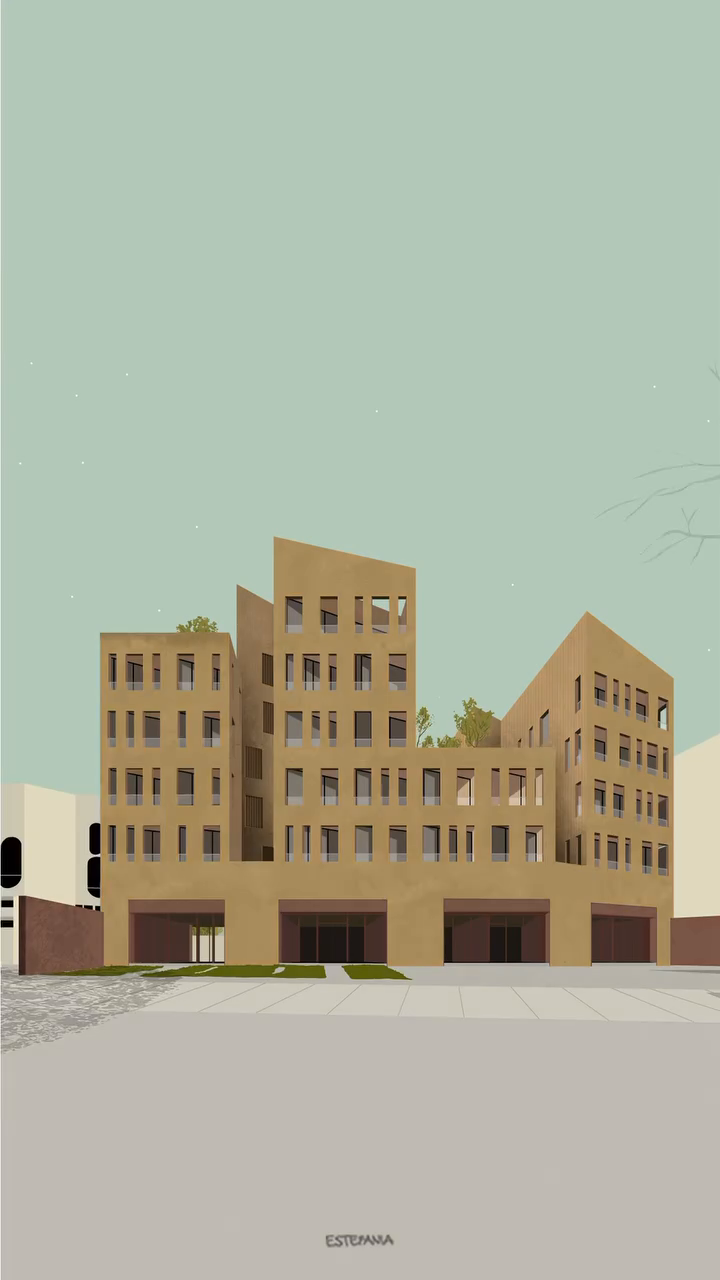
#> input picture frame 9 of labo8/prueba.mp4, 720 x 1280 px, given in place of bouncing.mp4, which was not available
$ python ejercicio3_lab9_vis.py
#> lines starting #> are read from the running program, lines starting #| are printed output that depends on the picture; after the words box and inside, x2 and y2 are one past the last pixel; in counts of white or black regions, pixels touching at a corner belong together; pictures that were not available may be replaced by others from this repository, and a replacement may not be noted
import cv2
ruta_video = 'bouncing.mp4'
captura = cv2.VideoCapture(ruta_video)

sustractor_fondo = cv2.createBackgroundSubtractorKNN() # Crear el sustractor de fondo KNN

while captura.isOpened():
    ret, cuadro = captura.read()
#> cuadro is the input picture: shape (1280, 720, 3); mean B, G, R 159.3, 177.7, 173.3
    if not ret:
        break


    mascara_fg = sustractor_fondo.apply(cuadro) # Aplicar sustracción de fondo
#> mascara_fg: shape (1280, 720); every value is 255


    contornos, _ = cv2.findContours(mascara_fg, cv2.RETR_EXTERNAL, cv2.CHAIN_APPROX_SIMPLE) # Encontrar contornos en la máscara binaria generada
#> contornos = [[[0, 0], [0, 1279], [719, 1279], [719, 0]]]


    for contorno in contornos: # Dibujar contornos en el marco original

        if cv2.contourArea(contorno) < 500: # Filtrar contornos pequeños para evitar detección de ruido
            continue

        cv2.drawContours(cuadro, [contorno], -1, (0, 255, 0), 2) # Dibujar el contorno en color verde
#> this loop made 1 pass
#> contorno on pass 1: [[0, 0], [0, 1279], [719, 1279], [719, 0]]
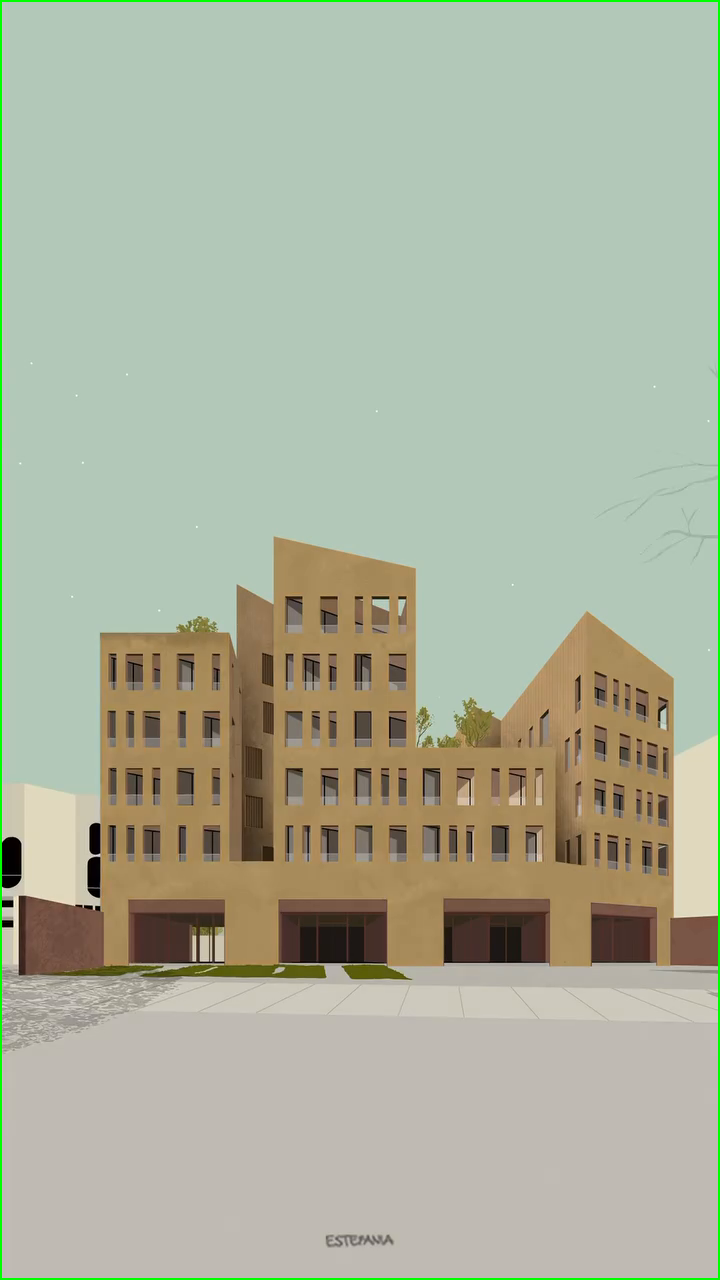
#> cuadro: shape (1280, 720, 3); 0.87% of pixels changed, all inside (x1, y1, x2, y2) = (0, 0, 720, 1280)


    cv2.imshow('Objetos en Movimiento - Contornos', cuadro) # Mostrar el marco original con los contornos dibujados


    if cv2.waitKey(30) == ord('q'):
#> (key q is pressed here)
        break

captura.release() # Liberar el objeto de video
cv2.destroyAllWindows() # Cerrar ventanas

$ run again, starting later in the video
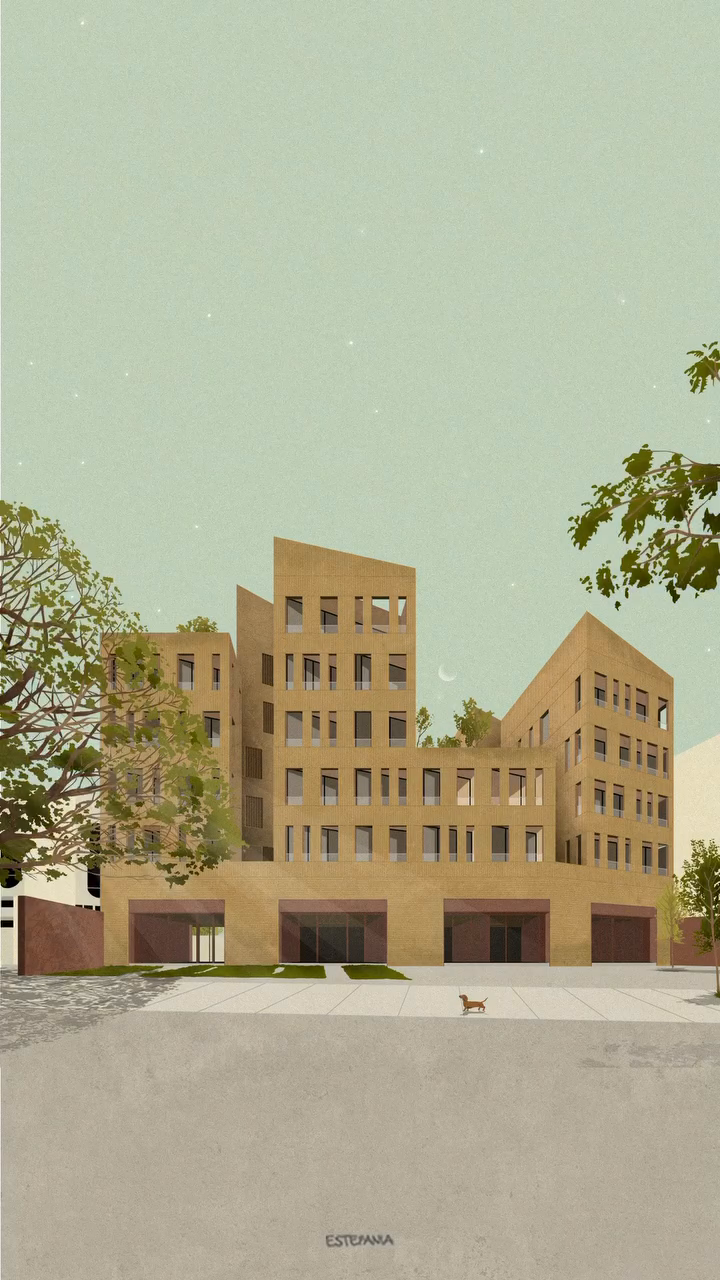
#> input picture frame 43 of labo8/prueba.mp4, 720 x 1280 px, given in place of bouncing.mp4, which was not available
#> cuadro is the input picture: shape (1280, 720, 3); mean B, G, R 146.1, 173.5, 174.7
#> mascara_fg: shape (1280, 720); every value is 255
#> contornos = [[[0, 0], [0, 1279], [719, 1279], [719, 0]]]
#> the loop `for contorno in contornos:` made 1 pass
#> contorno on pass 1: [[0, 0], [0, 1279], [719, 1279], [719, 0]]
#> after the loop `for contorno in contornos:`:
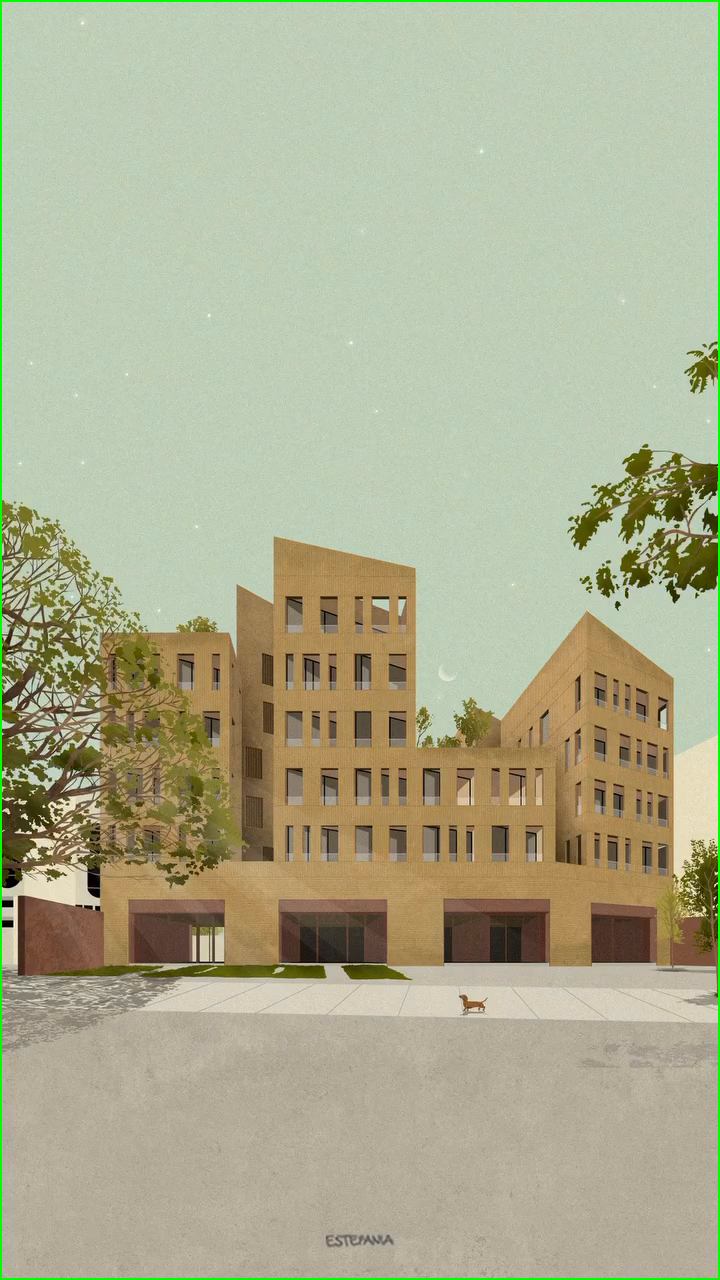
#> cuadro: shape (1280, 720, 3); 0.87% of pixels changed, all inside (x1, y1, x2, y2) = (0, 0, 720, 1280)

$ run again, starting later in the video
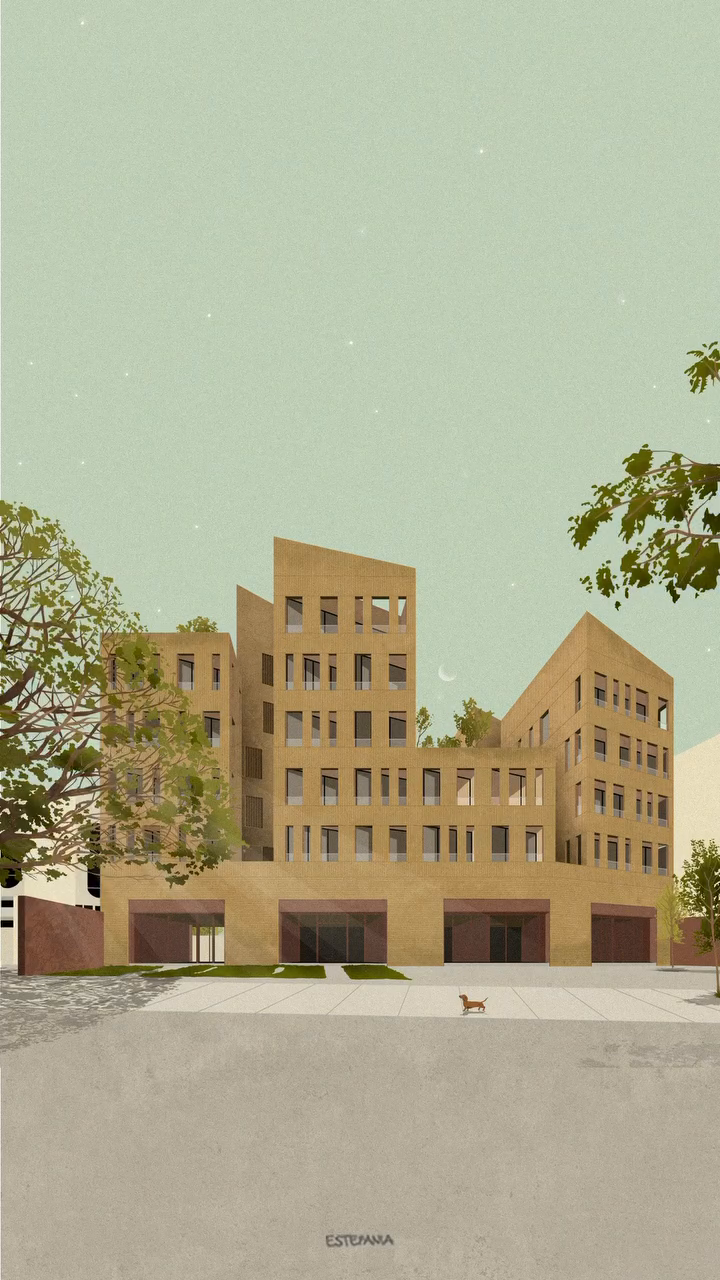
#> input picture frame 77 of labo8/prueba.mp4, 720 x 1280 px, given in place of bouncing.mp4, which was not available
#> cuadro is the input picture: shape (1280, 720, 3); mean B, G, R 145.7, 173.6, 175
#> mascara_fg: shape (1280, 720); every value is 255
#> contornos = [[[0, 0], [0, 1279], [719, 1279], [719, 0]]]
#> the loop `for contorno in contornos:` made 1 pass
#> contorno on pass 1: [[0, 0], [0, 1279], [719, 1279], [719, 0]]
#> after the loop `for contorno in contornos:`:
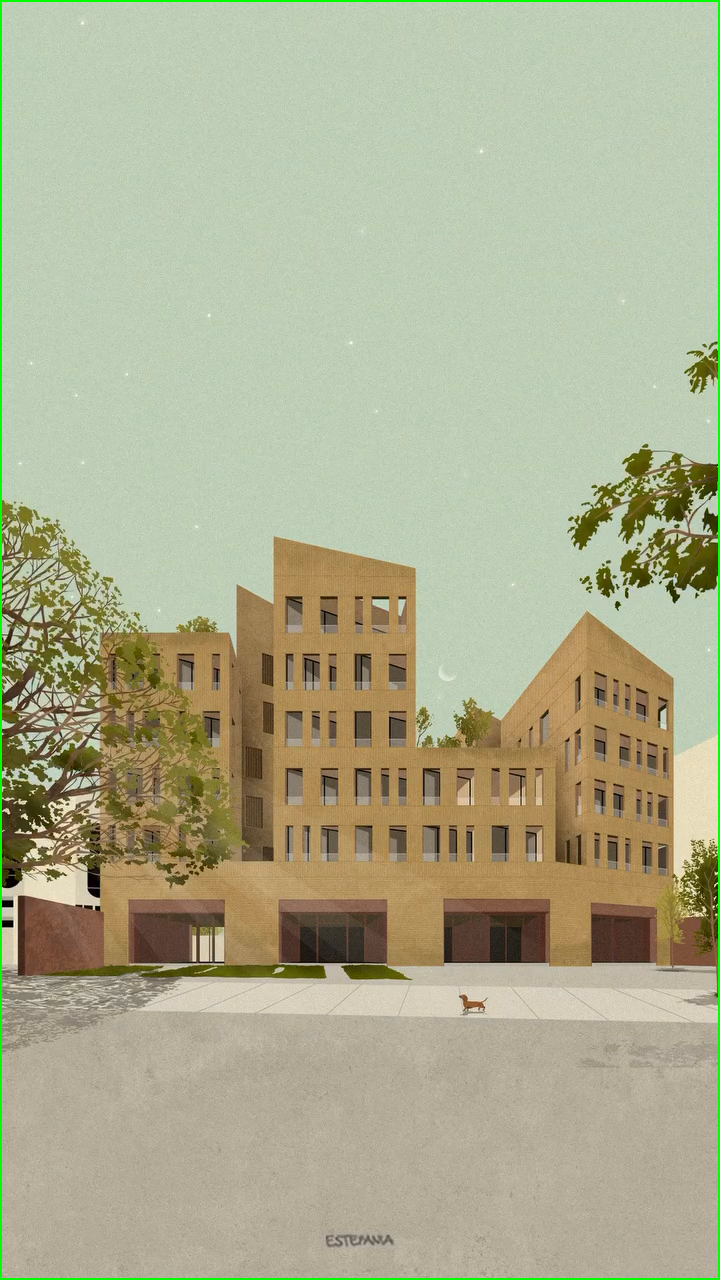
#> cuadro: shape (1280, 720, 3); 0.87% of pixels changed, all inside (x1, y1, x2, y2) = (0, 0, 720, 1280)
